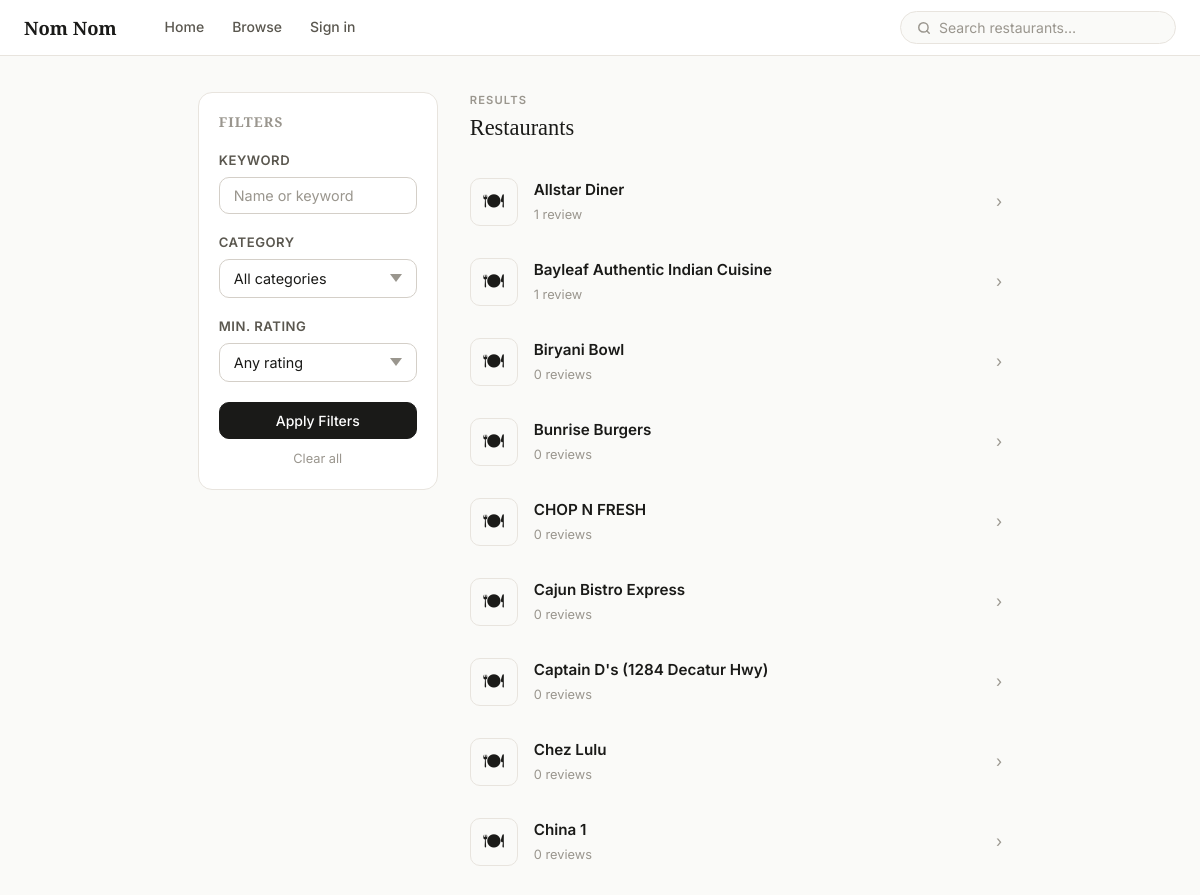
The app's page /browse (upper part), older data.
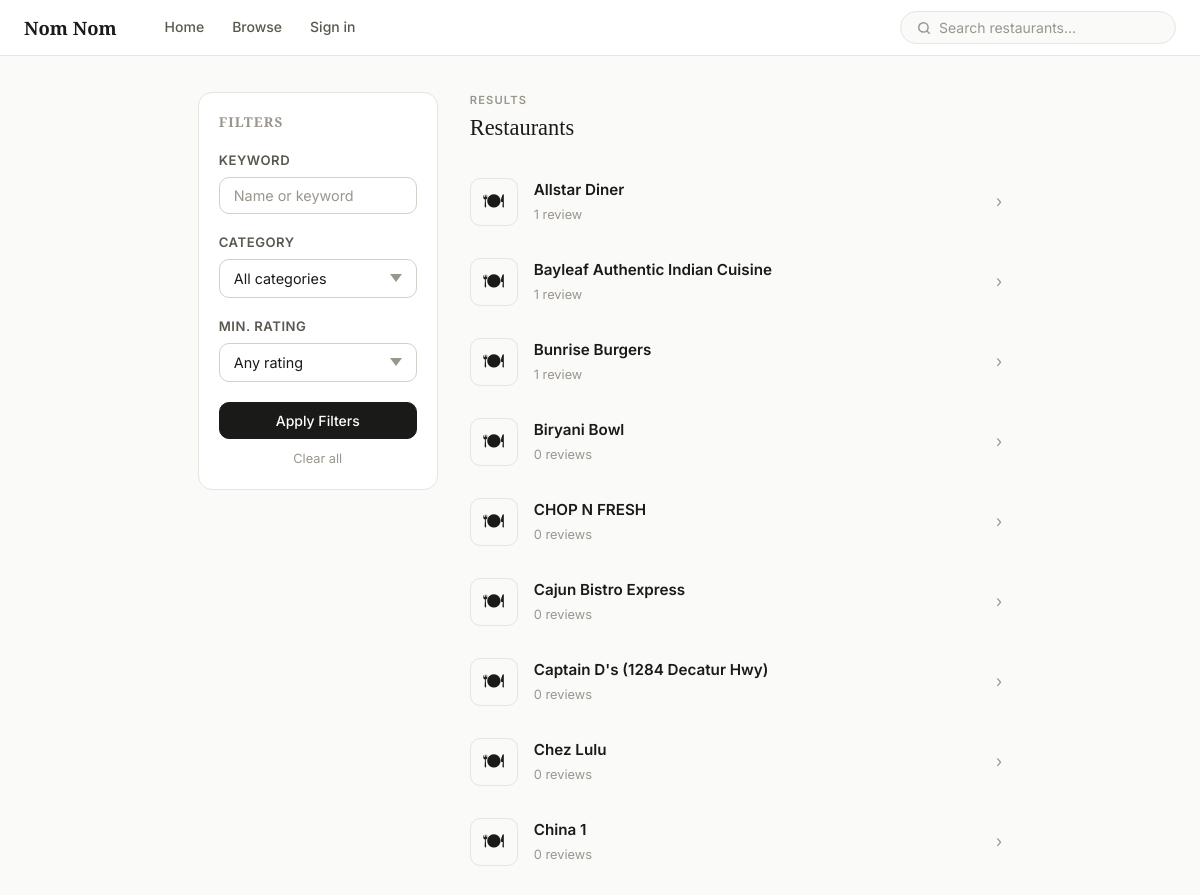
The same page, newer data.
### tables this page shows
CREATE TABLE restaurants (
    restaurant_id INTEGER PRIMARY KEY AUTOINCREMENT,
    name TEXT NOT NULL,
    category_id INTEGER,
    price_range TEXT,
    full_address TEXT,
    city TEXT,
    state TEXT,
    latitude REAL,
    longitude REAL,
    avg_rating REAL DEFAULT 0.00,
    total_reviews INTEGER DEFAULT 0,
    FOREIGN KEY (category_id) REFERENCES categories(category_id)
);

### web/app.py (the view)
@app.route('/browse')
def browse():
    keyword    = request.args.get("q", "").strip()
    category   = request.args.get("category", None, type=int)
    price      = request.args.get("price", "").strip()
    min_rating = request.args.get("min_rating", None, type=float)
    city       = request.args.get("city", "").strip()
    results    = db.search_restaurants(
        keyword=keyword or None,
        category_id=category,
        price_range=price or None,
        min_rating=min_rating,
        city=city or None,
    )
    categories = db.get_category_summary()
    query      = dict(q=keyword, category=category, price=price, min_rating=min_rating, city=city)
    return render_template("browse.html", restaurants=results, categories=categories, query=query)

### sqlQueries.py (called while the page is built)
def get_connection() -> sqlite3.Connection:
    conn = sqlite3.connect(DB_PATH)
    conn.row_factory = sqlite3.Row
    conn.execute("PRAGMA journal_mode = WAL")
    conn.execute("PRAGMA foreign_keys = ON")
    return conn

def get_category_summary() -> list[dict]:
    with get_connection() as conn:
        rows = conn.execute("""
            SELECT c.category_id, c.name AS category, COUNT(r.restaurant_id) AS restaurant_count
            FROM categories c
            LEFT JOIN restaurants r ON r.category_id = c.category_id
            GROUP BY c.category_id
            ORDER BY restaurant_count DESC
        """).fetchall()
    return [dict(r) for r in rows]

### web/app.py (called while the page is built)
def current_user():
    return session.get("user")

@app.context_processor
def inject_user():
    return {"user": current_user()}

### web/templates/browse.html (shortened to what this page needs)
{% extends "base.html" %}
{% block content %}
<div class="browse-layout">
  <aside class="sidebar">
    <form class="filter-panel" method="GET" action="{{ url_for('browse') }}">
      <h3>Filters</h3>
      <div class="filter-group">
        <label for="q">Keyword</label>
        <input type="text" id="q" name="q" class="form-control"
               value="{{ query.q or '' }}" placeholder="Name or keyword">
      </div>
      <div class="filter-group">
        <label for="category">Category</label>
        <select id="category" name="category" class="form-control">
          <option value="">All categories</option>
        </select>
      </div>
      <div class="filter-group">
        <label for="min_rating">Min. Rating</label>
        <select id="min_rating" name="min_rating" class="form-control">
          <option value="">Any rating</option>
        </select>
      </div>
      <button type="submit" class="btn btn--primary">Apply Filters</button>
      <a href="{{ url_for('browse') }}" class="clear-link">Clear all</a>
    </form>
  </aside>
  <div class="browse-results">
    <div class="section-header" style="margin-bottom:20px">
      <div>
        <p class="eyebrow">Results</p>
        <h2>Restaurants</h2>
      </div>
    </div>
    {% if restaurants %}
      <ul class="restaurant-list">
        {% for r in restaurants %}
          <li>
            <a href="{{ url_for('restaurant', rid=r.restaurant_id) }}" class="restaurant-card">
              <div class="restaurant-card__icon">🍽</div>
              <div class="restaurant-card__body">
                <div class="restaurant-card__name">{{ r.name }}</div>
                <div class="restaurant-card__meta">
                  <span>{{ r.total_reviews }} review{% if r.total_reviews != 1 %}s{% endif %}</span>
                </div>
              </div>
              <span class="restaurant-card__arrow">›</span>
            </a>
          </li>
        {% endfor %}
      </ul>
    {% else %}
      <div class="empty-state">No restaurants match your filters.</div>
    {% endif %}
  </div>
</div>
{% endblock %}

Row changes from the older to the newer data that the page shows:
changed restaurants "Bunrise Burgers": total_reviews "0" → "1"; no longer shows "s"; moves up the list
